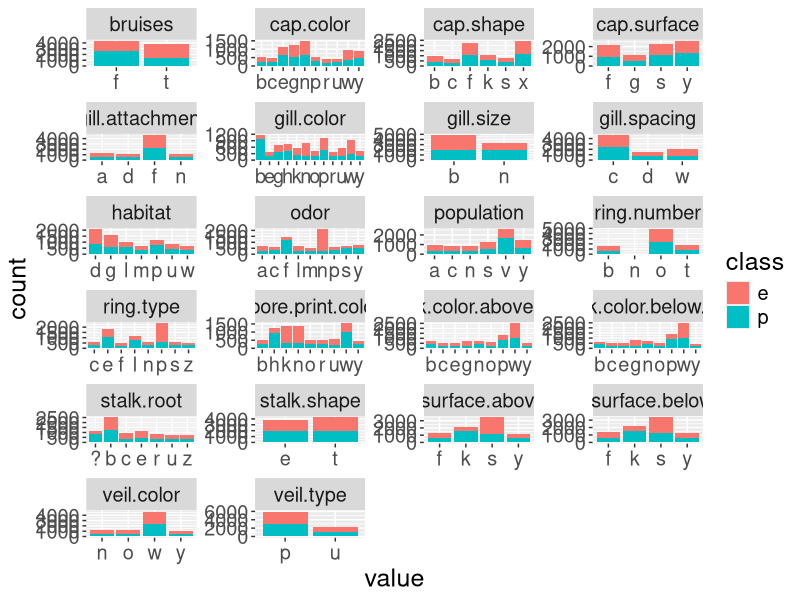

This chart was generated by the following R code:
## ---- chunk 1
library(knitr)
library(purrr)
library(tidyr)
library(ggplot2)

## ---- chunk 2
mush <- read.csv(file="../data/raw/mushrooms.csv", header=TRUE, sep=",")
kable(mush[1:6,])
## ---- chunk 3
summary(mush)
## ---- chunk 4
mush %>%
  gather(-class, key="key", value="value") %>%
  ggplot(aes(value, fill=class)) +
  facet_wrap(~ key, scales = "free", ncol=4) +
  theme(text = element_text(size=18)) +
  geom_histogram(stat="count")
